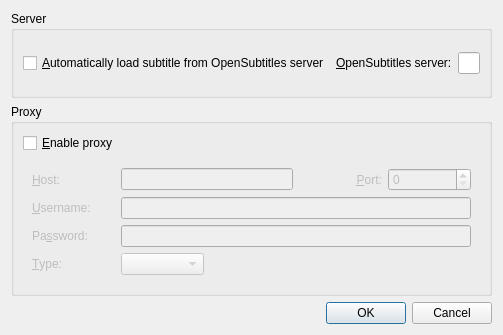
<?xml version="1.0" encoding="UTF-8"?>
<ui version="4.0">
 <class>FindSubtitlesConfigDialog</class>
 <widget class="QDialog" name="FindSubtitlesConfigDialog">
  <property name="geometry">
   <rect>
    <x>0</x>
    <y>0</y>
    <width>493</width>
    <height>335</height>
   </rect>
  </property>
  <property name="windowTitle">
   <string>Advanced options</string>
  </property>
  <layout class="QVBoxLayout">
   <item>
    <widget class="QGroupBox" name="groupBox_2">
     <property name="title">
      <string>Server</string>
     </property>
     <layout class="QHBoxLayout" name="horizontalLayout">
      <item>
       <widget class="QCheckBox" name="autoload">
        <property name="text">
         <string>&amp;Automatically load subtitle from OpenSubtitles server</string>
        </property>
       </widget>
      </item>
      <item>
       <widget class="QLabel" name="label">
        <property name="text">
         <string>&amp;OpenSubtitles server:</string>
        </property>
        <property name="buddy">
         <cstring>server_edit</cstring>
        </property>
       </widget>
      </item>
      <item>
       <widget class="QLineEdit" name="server_edit"/>
      </item>
     </layout>
    </widget>
   </item>
   <item>
    <widget class="QGroupBox" name="groupBox">
     <property name="title">
      <string>Proxy</string>
     </property>
     <layout class="QVBoxLayout">
      <item>
       <widget class="QCheckBox" name="use_proxy_check">
        <property name="text">
         <string>&amp;Enable proxy</string>
        </property>
       </widget>
      </item>
      <item>
       <widget class="QWidget" name="proxy_container" native="true">
        <property name="enabled">
         <bool>false</bool>
        </property>
        <layout class="QGridLayout">
         <item row="0" column="0">
          <widget class="QLabel" name="label_2">
           <property name="text">
            <string>&amp;Host:</string>
           </property>
           <property name="buddy">
            <cstring>proxy_hostname_edit</cstring>
           </property>
          </widget>
         </item>
         <item row="0" column="1" colspan="2">
          <widget class="QLineEdit" name="proxy_hostname_edit"/>
         </item>
         <item row="0" column="3">
          <widget class="QLabel" name="label_3">
           <property name="text">
            <string>&amp;Port:</string>
           </property>
           <property name="alignment">
            <set>Qt::AlignRight|Qt::AlignTrailing|Qt::AlignVCenter</set>
           </property>
           <property name="buddy">
            <cstring>proxy_port_spin</cstring>
           </property>
          </widget>
         </item>
         <item row="0" column="4">
          <widget class="QSpinBox" name="proxy_port_spin">
           <property name="maximum">
            <number>65535</number>
           </property>
          </widget>
         </item>
         <item row="1" column="0">
          <widget class="QLabel" name="label_4">
           <property name="text">
            <string>&amp;Username:</string>
           </property>
           <property name="buddy">
            <cstring>proxy_username_edit</cstring>
           </property>
          </widget>
         </item>
         <item row="1" column="1" colspan="4">
          <widget class="QLineEdit" name="proxy_username_edit"/>
         </item>
         <item row="2" column="0">
          <widget class="QLabel" name="label_5">
           <property name="text">
            <string>Pa&amp;ssword:</string>
           </property>
           <property name="buddy">
            <cstring>proxy_password_edit</cstring>
           </property>
          </widget>
         </item>
         <item row="2" column="1" colspan="4">
          <widget class="QLineEdit" name="proxy_password_edit">
           <property name="echoMode">
            <enum>QLineEdit::Password</enum>
           </property>
          </widget>
         </item>
         <item row="3" column="0">
          <widget class="QLabel" name="label_6">
           <property name="text">
            <string>&amp;Type:</string>
           </property>
           <property name="buddy">
            <cstring>proxy_type_combo</cstring>
           </property>
          </widget>
         </item>
         <item row="3" column="1">
          <widget class="QComboBox" name="proxy_type_combo"/>
         </item>
         <item row="3" column="2" colspan="3">
          <spacer>
           <property name="orientation">
            <enum>Qt::Horizontal</enum>
           </property>
           <property name="sizeHint" stdset="0">
            <size>
             <width>261</width>
             <height>20</height>
            </size>
           </property>
          </spacer>
         </item>
        </layout>
       </widget>
      </item>
     </layout>
    </widget>
   </item>
   <item>
    <widget class="QDialogButtonBox" name="buttonBox">
     <property name="orientation">
      <enum>Qt::Horizontal</enum>
     </property>
     <property name="standardButtons">
      <set>QDialogButtonBox::Cancel|QDialogButtonBox::Ok</set>
     </property>
    </widget>
   </item>
  </layout>
 </widget>
 <tabstops>
  <tabstop>server_edit</tabstop>
  <tabstop>use_proxy_check</tabstop>
  <tabstop>proxy_hostname_edit</tabstop>
  <tabstop>proxy_port_spin</tabstop>
  <tabstop>proxy_username_edit</tabstop>
  <tabstop>proxy_password_edit</tabstop>
  <tabstop>proxy_type_combo</tabstop>
  <tabstop>buttonBox</tabstop>
 </tabstops>
 <resources/>
 <connections>
  <connection>
   <sender>buttonBox</sender>
   <signal>accepted()</signal>
   <receiver>FindSubtitlesConfigDialog</receiver>
   <slot>accept()</slot>
   <hints>
    <hint type="sourcelabel">
     <x>248</x>
     <y>254</y>
    </hint>
    <hint type="destinationlabel">
     <x>157</x>
     <y>274</y>
    </hint>
   </hints>
  </connection>
  <connection>
   <sender>buttonBox</sender>
   <signal>rejected()</signal>
   <receiver>FindSubtitlesConfigDialog</receiver>
   <slot>reject()</slot>
   <hints>
    <hint type="sourcelabel">
     <x>316</x>
     <y>260</y>
    </hint>
    <hint type="destinationlabel">
     <x>286</x>
     <y>274</y>
    </hint>
   </hints>
  </connection>
  <connection>
   <sender>use_proxy_check</sender>
   <signal>toggled(bool)</signal>
   <receiver>proxy_container</receiver>
   <slot>setEnabled(bool)</slot>
   <hints>
    <hint type="sourcelabel">
     <x>260</x>
     <y>91</y>
    </hint>
    <hint type="destinationlabel">
     <x>260</x>
     <y>179</y>
    </hint>
   </hints>
  </connection>
 </connections>
</ui>
